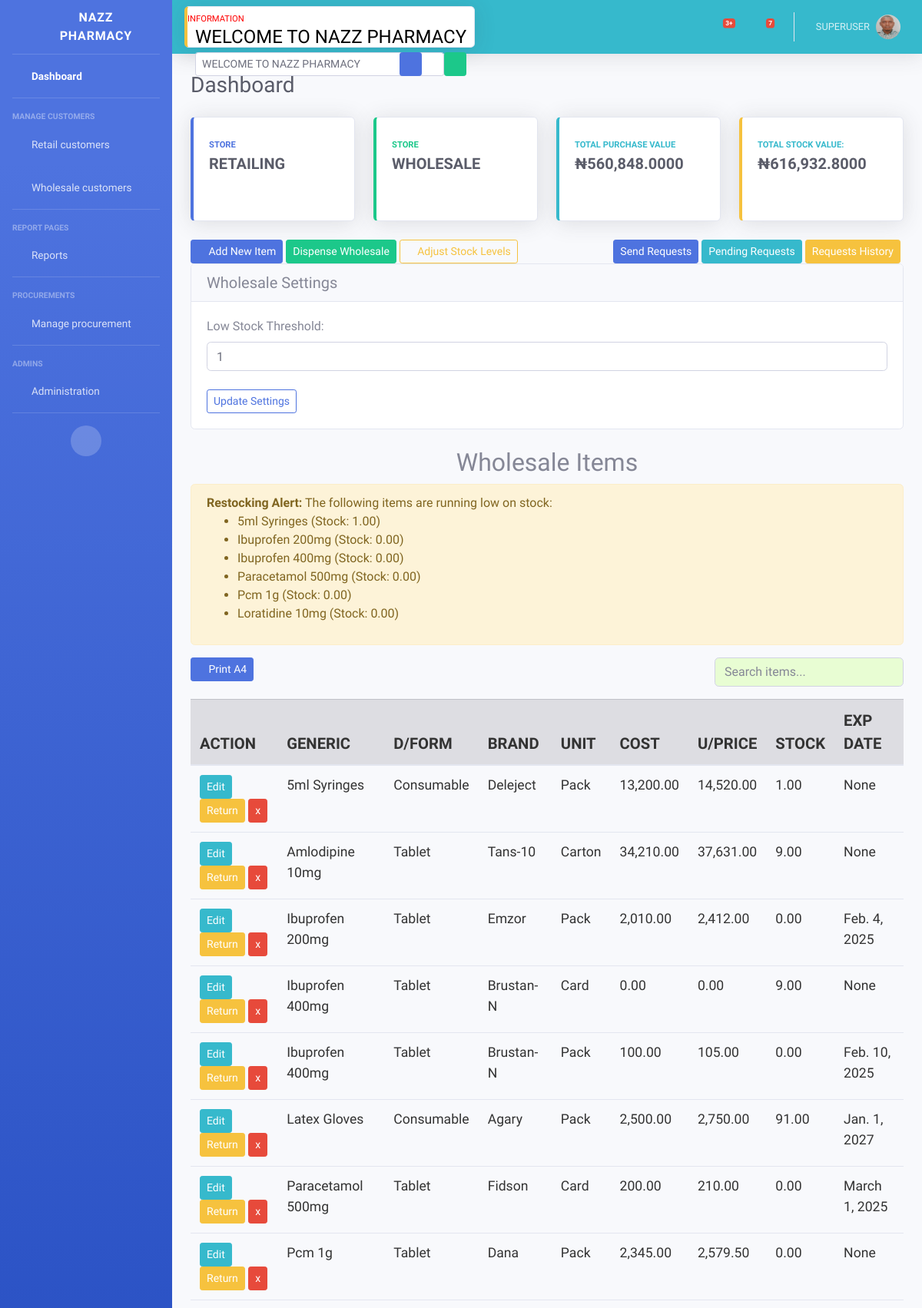
The app's page /wholesales/ (signed in, upper part), older data.
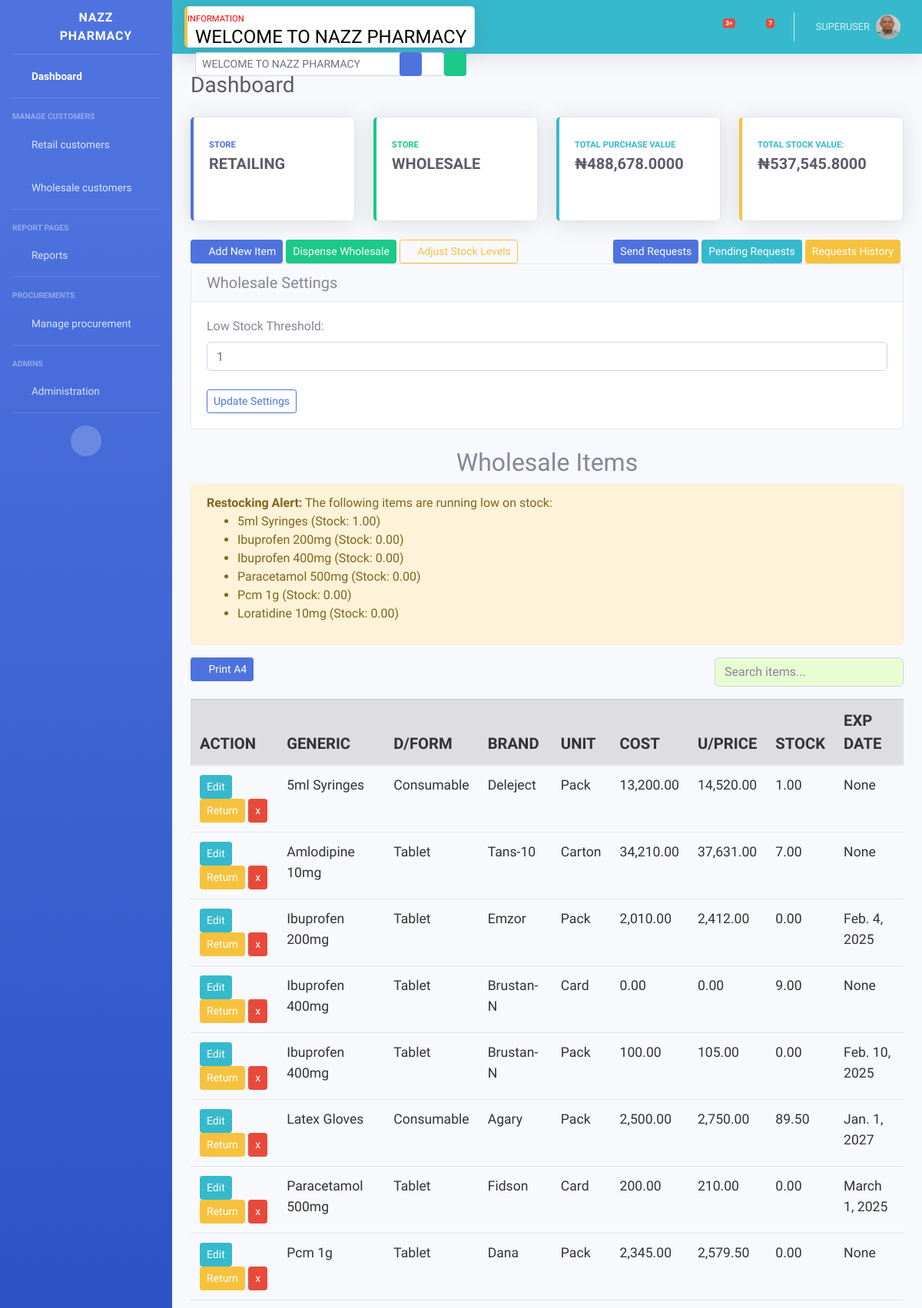
The same page, newer data.
### store/models.py (models this page shows, shortened)
class WholesaleItem(models.Model):
    name = models.CharField(max_length=200)
    dosage_form = models.CharField(max_length=200, choices=DOSAGE_FORM, blank=True, null=True)
    brand = models.CharField(max_length=200, blank=True, null=True)
    unit = models.CharField(max_length=200, choices=UNIT, blank=True, null=True)
    cost = models.DecimalField(max_digits=12, decimal_places=2, default=0)
    price = models.DecimalField(max_digits=12, decimal_places=2, default=0)
    markup = models.DecimalField(max_digits=6, decimal_places=2, default=0, choices=MARKUP_CHOICES)
    stock = models.DecimalField(max_digits=6, decimal_places=2, default=0, null=True, blank=True)
    low_stock_threshold = models.DecimalField(max_digits=6, decimal_places=2, default=0, null=True, blank=True)
    exp_date = models.DateField(null=True, blank=True)
    class Meta:
        ordering = ('name',)

### wholesale/views.py (the view)
# urls.py: path('wholesales/', views.wholesales, name='wholesales'),
@login_required
def wholesales(request):
    if request.user.is_authenticated:
        items = WholesaleItem.objects.all().order_by('name')
        settings = WholesaleSettings.get_settings()
        if request.method == 'POST' and request.user.is_superuser:
            settings_form = WholesaleSettingsForm(request.POST, instance=settings)
            if settings_form.is_valid():
                settings = settings_form.save()
                messages.success(request, 'Wholesale settings updated successfully')
            else:
                messages.error(request, 'Error updating wholesale settings')
        else:
            settings_form = WholesaleSettingsForm(instance=settings)
        low_stock_threshold = settings.low_stock_threshold
        total_purchase_value = sum(item.cost * item.stock for item in items)
        total_stock_value = sum(item.price * item.stock for item in items)
        total_profit = total_stock_value - total_purchase_value
        low_stock_items = [item for item in items if item.stock <= low_stock_threshold]
        context = {
            'items': items,
            'low_stock_items': low_stock_items,
            'settings_form': settings_form,
            'low_stock_threshold': low_stock_threshold,
            'total_purchase_value': total_purchase_value,
            'total_stock_value': total_stock_value,
            'total_profit': total_profit,
        }
        return render(request, 'wholesale/wholesales.html', context)
    else:
        return redirect('store:index')

### wholesale/forms.py
class WholesaleSettingsForm(forms.ModelForm):
    class Meta:
        model = WholesaleSettings
        fields = ['low_stock_threshold']
        widgets = {
            'low_stock_threshold': forms.NumberInput(attrs={'class': 'form-control'})
        }

### store/context_processors.py (called while the page is built)
def marquee_context(request):
    return {
        'marquee_text': cache.get('marquee_text', 'WELCOME TO NAZZ PHARMACY')
    }

### store/models.py (called while the page is built)
    @classmethod
    def get_settings(cls):
        settings, _ = cls.objects.get_or_create(pk=1)
        return settings

### templates/wholesale/wholesales.html (shortened to what the changed rows need)
{% extends 'partials/base.html' %}
{% load humanize %}
{% load static %}
{% block content %}
<div class="col-15 ">
    <h2 style="text-align: center;">Wholesale Items</h2>
    <div class="table-responsive">
        <table class="table table-hover" id="dataTable" width="100%" cellspacing="0">
            <thead class="table-secondary">
                <tr>
                    <th scope="col">ACTION</th>
                    <th scope="col">GENERIC</th>
                    <th scope="col">D/FORM</th>
                    <th scope="col">BRAND</th>
                    {% if user.is_superuser or is_staff %}
                    <th scope="col">UNIT</th>
                    {% endif %}
                    <th scope="col">COST</th>
                    <th scope="col">U/PRICE</th>
                    <th scope="col">STOCK</th>
                    <th scope="col">EXP DATE</th>
                </tr>
            </thead>
            <tbody id="item-list">
                {% for item in items %}
                <tr>
                    <td>
                        <a class="btn btn-sm btn-info" data-toggle="modal" data-target="#editWholesaleModal"
                            hx-get="{% url 'wholesale:edit_wholesale_item' item.id %}"
                            hx-target="#editWholesaleModal .modal-content">Edit</a>
                        <a class="btn btn-sm btn-warning" data-toggle="modal" data-target="#returnWholesaleItemModal"
                            hx-get="{% url 'wholesale:return_wholesale_item' item.id %}"
                            hx-target="#returnWholesaleItemModal .modal-content">Return</a>
                        <a href="{% url 'wholesale:delete_wholesale_item' item.id %}"
                            onclick="return confirm('Are you sure you want to delete {{item.name|title}} from Wholesale Store?')"
                            class="btn btn-sm btn-danger">x</a>
                    </td>
                    <td>{{item.name|title}}</td>
                    <td>{{item.dosage_form|title}}</td>
                    <td>{{item.brand|title}}</td>
                    {% if user.is_superuser or is_staff %}
                    <td>{{item.unit}}</td>
                    {% endif %}
                    <td>{{item.cost|intcomma}}</td>
                    <td>{{item.price|intcomma}}</td>
                    <td>{{item.stock}}</td>
                    <td>{{item.exp_date}}</td>
                </tr>
                {% endfor %}
            </tbody>
        </table>
    </div>
</div>
{% endblock %}

### templates/partials/base.html (shortened to what the changed rows need)
{% load static %}
{% load humanize %}
<!DOCTYPE html>
<html lang="en">
<head>
    <link href="{% static 'vendor/fontawesome-free/css/all.min.css' %}" rel="stylesheet" type="text/css">
    <link href="{% static 'css/sb-admin-2.min.css' %}" rel="stylesheet">
</head>
<body id="page-top">
    <div id="wrapper">
        <div id="content-wrapper" class="d-flex flex-column">
            <div id="content">
                <div class="container-fluid">
                    <div class="d-sm-flex align-items-center justify-content-between mb-4">
                        <h1 class="h3 mb-0 text-gray-800">Dashboard</h1>
                    </div>
                    <div class="row">
                        <div class="col-xl-3 col-md-6 mb-4">
                            <div class="card border-left-info shadow h-100 py-2">
                                <div class="card-body">
                                    <div class="row no-gutters align-items-center">
                                        <div class="col mr-2">
                                            <div class="row no-gutters align-items-center">
                                                <div class="col-auto">
                                                    <div class="h5 mb-0 mr-3 font-weight-bold text-gray-800">
                                                        {% if request.user.is_superuser or is_staff %}
                                                        ₦{{total_purchase_value|intcomma}}
                                                        {% endif %}
                                                    </div>
                                                </div>
                                            </div>
                                        </div>
                                    </div>
                                </div>
                            </div>
                        </div>
                        <div class="col-xl-3 col-md-6 mb-4">
                            <div class="card border-left-warning shadow h-100 py-2">
                                <div class="card-body">
                                    <div class="row no-gutters align-items-center">
                                        <div class="col mr-2">
                                            <div class="text-xs font-weight-bold text-info text-uppercase mb-1">
                                                TOTAL STOCK VALUE:</div>
                                            <div class="h5 mb-0 font-weight-bold text-gray-800">₦{{total_stock_value|intcomma}}
                                            </div>
                                        </div>
                                    </div>
                                </div>
                            </div>
                        </div>
                    </div>
                    <div class="row">
                        <div class="col-12">
                            {% block content %}{% endblock content %}
                        </div>
                    </div>
                </div>
            </div>
        </div>
    </div>
</body>
</html>

Row changes from the older to the newer data that the page shows:
changed WholesaleItem "Amlodipine 10mg": stock "9.00" → "7.00"
changed WholesaleItem "Latex Gloves": stock "91.00" → "89.50"
Text that changed along with them:
{{ total_purchase_value|intcomma }}: "560,848.0000" → "488,678.0000"
{{ total_stock_value|intcomma }}: "616,932.8000" → "537,545.8000"
